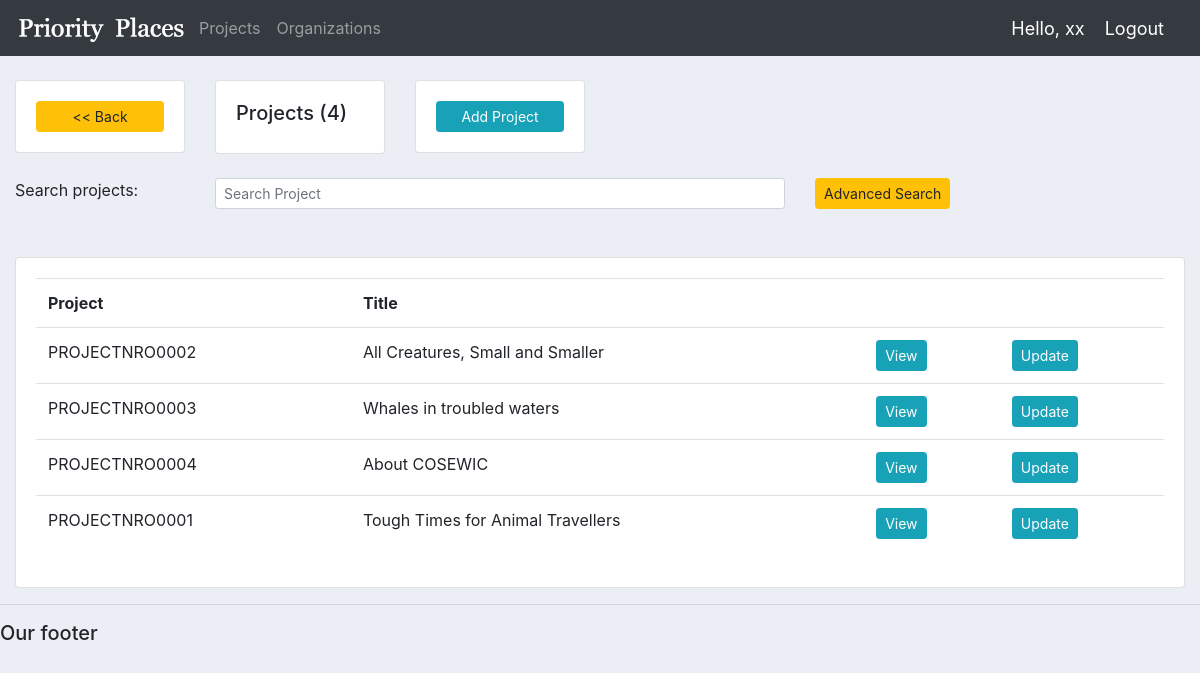
/projects/, run on the app's committed database.
### pplaces/models.py (models this page shows, shortened)
class Project(models.Model):
    ProjectTitleEnglish = models.CharField(max_length=250, verbose_name='Title (En)')
    ProjectTitleFrench = models.CharField(max_length=250, verbose_name='Title (Fr)', null=True, blank=True)
    ECCCAssignedProjectIdentfer = models.CharField(max_length=50, unique=True, verbose_name='Proj. Number')
    ProjectPurposeDescriptonEnglish = models.TextField(verbose_name='Description (En)', null=True, blank=True)
    ProjectPurposeDescriptonFrench = models.TextField(verbose_name='Description (Fr)', null=True, blank=True)
    GeneralLocationDescriptonEnglish = models.TextField(verbose_name='General Location (En)', null=True, blank=True)
    GeneralLocationDescriptonFrench = models.TextField(verbose_name='General Location (Fr)', null=True, blank=True)
    ProjectLocation = models.ManyToManyField(ProjectLocation)
    created = models.DateField(auto_now_add=True)
    PriorityPlaceUID = models.ForeignKey(PriorityPlacesREF, null=True, blank=True, on_delete=models.SET_NULL)
    class Meta:
        ordering = ['created']

### pplaces/views.py (the view)
# urls.py: path('projects/', views.projects, name='projects'),
def projects(request):
    projects = Project.objects.all().order_by('-created')
    myFilter = ProjectFilter(request.GET, queryset=projects)
    projects = myFilter.qs
    records = projects.count()
    context = {
        'projects': projects,
        'records': records,
        'myFilter': myFilter,
     }
    return render(request, 'pplaces/projects.html', context)

### pplaces/models.py (called while the page is built)
    def __str__(self):
        return self.PriorityPlaceNameEnglish

    def __str__(self):
        return self.ProjectLocationNameEnglish

### pplaces/templates/pplaces/projects.html (shortened to what this page needs)
{% extends "main.html" %}
{% block content %}
<div class="container-fluid">
  <br>
  <div class="row">
    <div class="col-md-2">
      <div class="card card-body">
          <a  class="btn btn-sm btn-warning" href="{% url 'index' %}"><< Back</a>
      </div>
    </div>
    <div class="col-md-2">
      <div class="card card-body">
        <h5>Projects ({{ records }})</h5>
      </div>
    </div>
    <div class="col-md-2">
      <div class="card card-body">
        <a  class="btn btn-sm btn-info" href="{% url 'create-project' %}">Add Project</a>
      </div>
    </div>
  </div>
  <br>
  <div class="row">
    <div class="col-md-2">Search projects:</div>
    <div class="col-md-6">
      <input type="text" class="form-control  form-control-sm" placeholder="Search Project" aria-label="Username" aria-describedby="basic-addon1">
    </div>
    <div class="col-md-4">
      <button class="btn btn-sm btn-warning" onclick="myHideSeek()">Advanced Search</button>
    </div>
</div>
<br>
  <br>
  <div class="row">
    <div class="col-md">
      <div class="card card-body">
        <table class="table">
          <tr>
            <th>Project</th>
            <th>Title</th>
            <th></th>
            <th></th>
          </tr>
{% for project in projects %}
          <tr>
            <td>{{ project.ECCCAssignedProjectIdentfer }}</td>
            <td>{{ project.ProjectTitleEnglish }}</td>
            <td><a  class="btn btn-sm btn-info" href="{% url 'project' project.id %}">View</a></td>
            <td><a  class="btn btn-sm btn-info" href="{% url 'update-project' project.id %}">Update</a></td>
          </tr>
{% endfor %}
        </table>
      </div>
    </div>
  </div>
  </div>
{% endblock content %}

### templates/main.html (shortened to what this page needs)
<!DOCTYPE html>
{% load static %}
<html lang="en">
<head>
	<link rel="stylesheet" href="https://stackpath.bootstrapcdn.com/bootstrap/4.3.1/css/bootstrap.min.css">
  <link rel="stylesheet" href="{% static 'styles/main.css' %}" />
</head>
<body>
  {% if page != 'index' %}
    {% include 'navbar.html' %}
  {% endif %}
    {% block content %}
    {% endblock content %}
	<hr>
	<h5>Our footer</h5>
</body>
</html>

### templates/navbar.html (shortened to what this page needs)
{% load static %}
<nav class="navbar navbar-expand-lg navbar-dark bg-dark">
  <a href="{% url 'index' %}"><img src="{% static 'images/pp_logo.png' %}"></a>
  <div class="collapse navbar-collapse" id="navbarNav">
    <ul class="navbar-nav">
      <li class="nav-item">
        <a class="nav-link" href="{% url 'projects' %}">Projects</a>
      </li>
      <li class="nav-item">
        <a class="nav-link" href="{% url 'organizations' %}">Organizations</a>
      </li>
    </ul>
  </div>
  <span class="hello-msg">Hello, xx</span>
  <span ><a  class="hello-msg" href="">Logout</a></span>
</nav>

### static/styles/main.css (style rules this page uses)
body { background-color: #ebeff5; }
.hello-msg { font-size: 18px; color: #fff; margin-right: 20px; }

### data on the page
Project: ECCCAssignedProjectIdentfer "PROJECTNRO0002", ProjectTitleEnglish "All Creatures, Small and Smaller"
Project: ECCCAssignedProjectIdentfer "PROJECTNRO0003", ProjectTitleEnglish "Whales in troubled waters"
Project: ECCCAssignedProjectIdentfer "PROJECTNRO0004", ProjectTitleEnglish "About COSEWIC"
Project: ECCCAssignedProjectIdentfer "PROJECTNRO0001", ProjectTitleEnglish "Tough Times for Animal Travellers"

### other printed values
{{ records }} "4"
